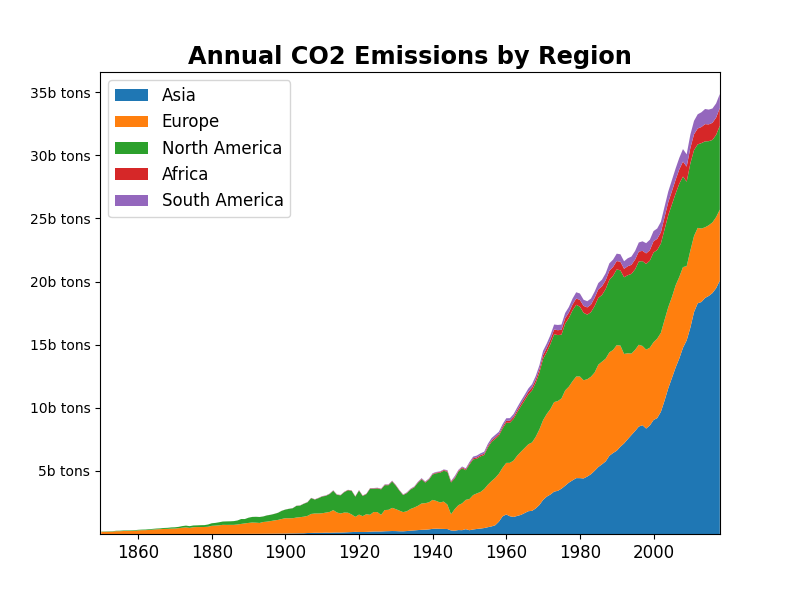

Write the Python code that produced this figure.
import pandas as pd
import matplotlib as mpl
import matplotlib.pyplot as plt

file = open("C:\\Users\\Yanga\\Datasets\\annual-co-emissions-by-region.csv", "rb")
df = pd.read_csv(file)

#plt.style.use("classic")

df.set_index("Entity", inplace=True)

years = list(range(1850,2019))

df_africa = df.loc["Africa"]
df_africa = df_africa["Annual CO2 emissions"]
df_africa = df_africa.tail(169)

df_asia = df.loc["Asia"]
df_asia = df_asia["Annual CO2 emissions"]
df_asia = df_asia.tail(169)

df_europe = df.loc["Europe"]
df_europe = df_europe["Annual CO2 emissions"]
df_europe = df_europe.tail(169)

df_north_america = df.loc["North America"]
df_north_america = df_north_america["Annual CO2 emissions"]
df_north_america = df_north_america.tail(169)

df_south_america = df.loc["South America"]
df_south_america = df_south_america["Annual CO2 emissions"]
df_south_america = df_south_america.tail(169)

regions = [df_asia, df_europe, df_north_america, df_africa, df_south_america]
labels = ["Asia", "Europe", "North America", "Africa", "South America"]

plt.figure(figsize=(8,6))
plt.stackplot(years, df_asia, df_europe, df_north_america, df_africa, df_south_america, labels=labels)

plt.title("Annual CO2 Emissions by Region", fontsize="xx-large", weight="bold")
plt.legend(loc="upper left", fontsize="large")
plt.yticks([5000, 10_000, 15_000, 20_000, 25_000, 30_000, 35_000],
           ["5b tons", "10b tons", "15b tons", "20b tons",
           "25b tons", "30b tons", "35b tons"], fontsize="medium")
plt.xticks(fontsize="large")

plt.show()
